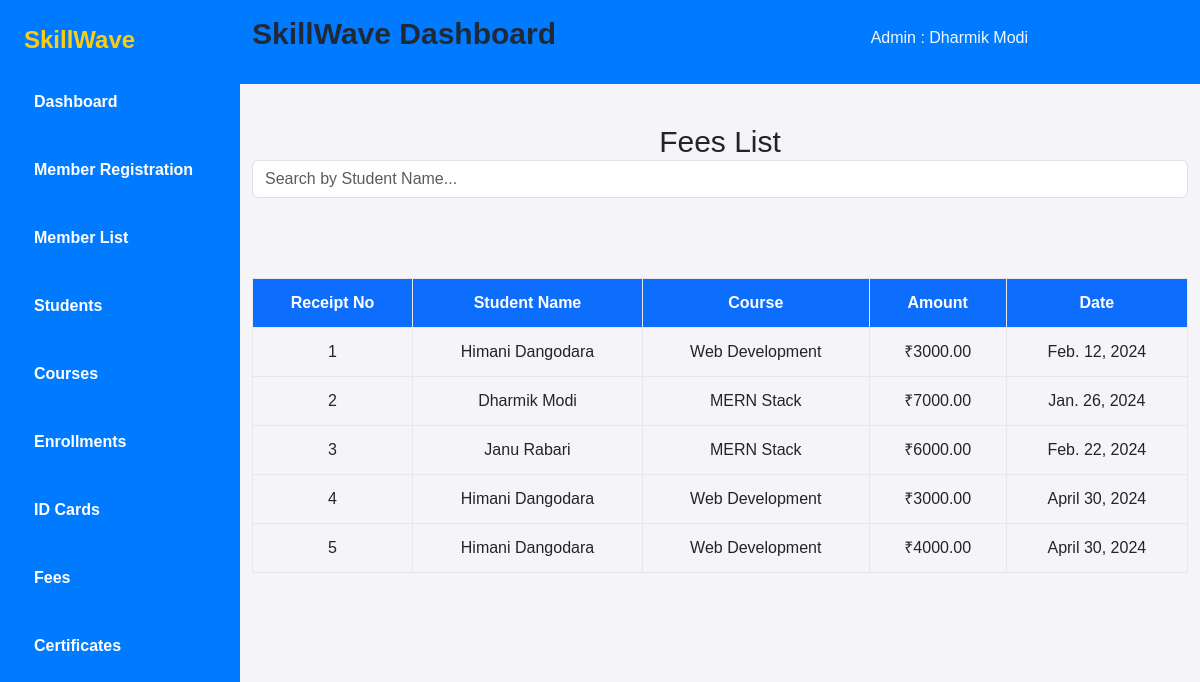
/fee/1/, run on the app's committed database.
### myapp/models.py (models this page shows, shortened)
class Admin(models.Model):
    admin_id = models.AutoField(primary_key=True, verbose_name="ID")
    email = models.EmailField(max_length=50)
    password = models.CharField(max_length=10)
    name = models.CharField(max_length=50)

class Fees(models.Model):
    PAYMENT_MODE_CHOICES = [
        ('1', 'Cash'),
        ('2', 'UPI'),
        ('3', 'Bank Transfer'),
        ('4', 'Cheque'),
        ('5', 'Credit Card'),
        ('6', 'Debit Card'),
        ('7', 'Net Banking'),
    ]
    student = models.ForeignKey(Student, on_delete=models.CASCADE)
    admin = models.ForeignKey(Admin, on_delete = models.CASCADE)
    receipt_no = models.AutoField(primary_key=True)
    enrollment_id = models.ForeignKey(Enrollment, on_delete=models.CASCADE, related_name='fee_payments')
    course_name = models.ForeignKey(Course, on_delete=models.CASCADE, related_name='fee_records')
    total_amount = models.DecimalField(max_digits=10, decimal_places=2)
    paid_amount = models.DecimalField(max_digits=10, decimal_places=2)
    total_paid_amount = models.DecimalField(max_digits=10, decimal_places=2)
    payment_mode = models.CharField(max_length=20, choices=PAYMENT_MODE_CHOICES, default='1')
    upi_id = models.CharField(max_length=50, blank=True, null=True)
    bank_transfer_id = models.CharField(max_length=50, blank=True, null=True)
    credit_card_number = models.CharField(max_length=20, blank=True, null=True)
    debit_card_number = models.CharField(max_length=20, blank=True, null=True)
    net_banking_id = models.CharField(max_length=50, blank=True, null=True)
    received_date = models.DateField()

class Student(models.Model):
    student_id = models.AutoField(primary_key=True, verbose_name="ID")  # Fixed spelling: student_id → ID
    admin = models.ForeignKey(Admin, on_delete = models.CASCADE )
    name = models.CharField(max_length=50)
    address = models.CharField(max_length=100)
    phone_no = models.CharField(max_length=10)
    email = models.CharField(max_length=50)
    DOB = models.DateField()
    photo = models.FileField(upload_to='static/images/student_photos/', null=True)  # Fixed max_length to 1
    marks = models.IntegerField(default=0)  # Assuming marks field exists
    gender = models.CharField(max_length=10, choices=[('Male', 'Male'), ('Female', 'Female')])  # Add this field

class Course(models.Model):
    course_id = models.AutoField(verbose_name="course_id",primary_key=True)
    admin = models.ForeignKey(Admin, on_delete = models.CASCADE )
    course_name = models.CharField(max_length=30)
    duration = models.IntegerField(help_text="Duration in month")
    fees = models.DecimalField(max_digits=10, decimal_places=2)
    def __str__(self):
        return self.course_name

### myapp/views.py (the view)
# urls.py: path('fee/<int:admin_id>/', views.Fee, name='fee'),
def Fee(request, admin_id):
    c = models.Admin.objects.get(admin_id=admin_id)
    id = c.admin_id
    fees = models.Fees.objects.filter(admin_id=admin_id).count()
    context = {
        'id': id,
        'admin': models.Admin.objects.get(admin_id=admin_id),
        'admin_id': admin_id,
    }
    fees = models.Fees.objects.filter(admin_id=admin_id)
    context['fees'] = fees
    return render(request, 'fee.html', context)

### myapp/templates/fee.html (shortened to what this page needs)
<!DOCTYPE html>
<html lang="en">
<head>
    <script src="https://cdn.tailwindcss.com"></script>
    <link href="https://cdn.jsdelivr.net/npm/bootstrap@5.3.5/dist/css/bootstrap.min.css" rel="stylesheet">
    <link rel="stylesheet" href="https://cdnjs.cloudflare.com/ajax/libs/font-awesome/6.5.0/css/all.min.css">
</head>
<body>
    <div class="flex">
        <aside class="w-1/5 sidebar text-white min-h-screen p-6">
            <h2 class="text-2xl font-bold mb-6"><a href="#">SkillWave</a></h2>
            <ul>
                <li class="mb-4 font-semibold"><a href="{% url 'admin_dashboard' id %}">Dashboard</a></li>
                <li class="mb-4 font-semibold"><a href="{% url 'member_register' admin_id %}">Member Registration</a></li>
                <li class="mb-4 font-semibold"><a href="{% url 'member_list' admin_id %}">Member List</a></li>
                <li class="mb-4 font-semibold"><a href="{% url 'student' admin_id %}">Students</a></li>
                <li class="mb-4 font-semibold"><a href="{% url 'course' admin_id %}">Courses</a></li>
                <li class="mb-4 font-semibold"><a href="{% url 'enrollment' admin_id %}">Enrollments</a></li>
                <li class="mb-4 font-semibold"><a href="{% url 'idcard' admin_id  %}">ID Cards</a></li>
                <li class="mb-4 font-semibold"><a href="{% url 'fee' admin_id %}">Fees</a></li>
                <li class="mb-4 font-semibold"><a href="{% url 'certificate' admin_id %}">Certificates</a></li>
            </ul>
        </aside>
        <main class="w-4/5 ">
          <nav class="site-nav mb-10" style="background-color: #007bff;">
              <div class="pb-2 top-bar mb-3">
                  <div class="container">
                      <div class="row align-items-center">
                          <div class="col-lg-7 ">
                              <h1 class="flex text-3xl font-bold text-gray-800 mb-6 mt-3">SkillWave Dashboard</h1>
                          </div>
                          <div class="col-lg-3">
                              <div class="text-right" style="color: aliceblue;">Admin : {{admin.name }}</div>
                          </div>
                      </div>
                  </div>
              </div>
          </nav>
            <div class="container">
                <div class="text-center text-3xl mb-4">
                    <h2>Fees List</h2>
                    <div class="d-flex justify-content-end">
                        <input type="text" id="searchInput" name="searchInput" class="form-control search-box" placeholder="Search by Student Name...">
                    </div><br>
                </div>
                <div class="table-responsive">
                    <table class="table-bordered text-center">
                        <thead class="bg-primary text-white">
                          <tr>
                            <th>Receipt No</th>
                            <th>Student Name</th>
                            <th>Course</th>
                            <th>Amount</th>
                            <th>Date</th>
                          </tr>
                        </thead>
                        <tbody>
                          {% for fee in fees %}
                          <tr>
                            <td>{{ fee.receipt_no }}</td>
                            <td>{{ fee.student.name }}</td>
                            <td>{{ fee.course_name }}</td>
                            <td>₹{{ fee.paid_amount }}</td>
                            <td>{{ fee.received_date }}</td>
                          </tr>
                          {% endfor %}
                        </tbody>
                    </table>
                </div>
            </div>
        </main>
    </div>
</body>
</html>

### myapp/templates/fee.html (style rules this page uses)
body { font-family: 'Poppins', sans-serif; background: #f4f4f9; }
.sidebar { background: #007bff; }
.sidebar h2 a { color: #facc15; text-decoration: none; }
.sidebar ul li { cursor: pointer; transition: 0.3s; }
table { width: 100%; border-collapse: collapse; margin-top: 20px; }
thead { background-color: #007bff; color: white; }
th, td { padding: 12px 15px; text-align: center; border-bottom: 1px solid #ddd; }
.sidebar ul li a { color: white; text-decoration: none; display: block; padding: 10px; }

### data on the page
Admin: name "Dharmik Modi"
Fees: receipt_no "1", student.name "Himani Dangodara", course_name "Web Development", paid_amount "3000.00", received_date "Feb. 12, 2024"
Fees: receipt_no "2", student.name "Dharmik Modi", course_name "MERN Stack", paid_amount "7000.00", received_date "Jan. 26, 2024"
Fees: receipt_no "3", student.name "Janu Rabari", course_name "MERN Stack", paid_amount "6000.00", received_date "Feb. 22, 2024"
Fees: receipt_no "4", student.name "Himani Dangodara", course_name "Web Development", paid_amount "3000.00", received_date "April 30, 2024"
Fees: receipt_no "5", student.name "Himani Dangodara", course_name "Web Development", paid_amount "4000.00", received_date "April 30, 2024"
